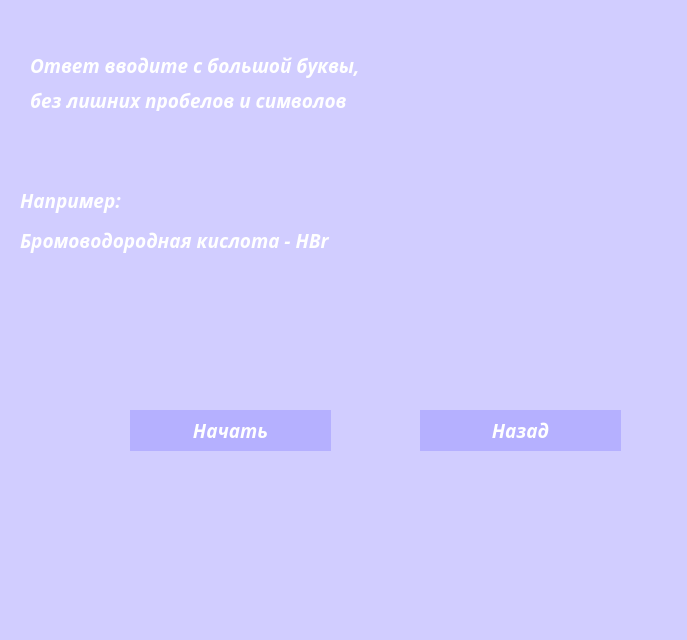
<?xml version="1.0" encoding="UTF-8"?>
<ui version="4.0">
 <class>MainWindow</class>
 <widget class="QMainWindow" name="MainWindow">
  <property name="geometry">
   <rect>
    <x>0</x>
    <y>0</y>
    <width>687</width>
    <height>640</height>
   </rect>
  </property>
  <property name="minimumSize">
   <size>
    <width>684</width>
    <height>640</height>
   </size>
  </property>
  <property name="maximumSize">
   <size>
    <width>687</width>
    <height>640</height>
   </size>
  </property>
  <property name="windowTitle">
   <string>MainWindow</string>
  </property>
  <property name="styleSheet">
   <string notr="true">background-color: rgb(209, 205, 255)</string>
  </property>
  <widget class="QWidget" name="centralwidget">
   <widget class="QPushButton" name="pushButton">
    <property name="geometry">
     <rect>
      <x>130</x>
      <y>410</y>
      <width>201</width>
      <height>41</height>
     </rect>
    </property>
    <property name="font">
     <font>
      <family>Lucida Sans Typewriter</family>
      <pointsize>14</pointsize>
      <weight>75</weight>
      <italic>true</italic>
      <bold>true</bold>
     </font>
    </property>
    <property name="cursor">
     <cursorShape>PointingHandCursor</cursorShape>
    </property>
    <property name="styleSheet">
     <string notr="true">QPushButton{
color:rgb(255, 255, 255);
background-color:rgb(181, 176, 255);
border-radius:30;
}

QPushButton:pressed {
background-color:rgb(163, 78, 194);
}</string>
    </property>
    <property name="text">
     <string>Начать</string>
    </property>
   </widget>
   <widget class="QPushButton" name="pushButton_2">
    <property name="geometry">
     <rect>
      <x>420</x>
      <y>410</y>
      <width>201</width>
      <height>41</height>
     </rect>
    </property>
    <property name="font">
     <font>
      <family>Lucida Sans Typewriter</family>
      <pointsize>14</pointsize>
      <weight>75</weight>
      <italic>true</italic>
      <bold>true</bold>
     </font>
    </property>
    <property name="cursor">
     <cursorShape>PointingHandCursor</cursorShape>
    </property>
    <property name="styleSheet">
     <string notr="true">QPushButton{
color:rgb(255, 255, 255);
background-color:rgb(181, 176, 255);
border-radius:50;
}

QPushButton:pressed {
background-color:rgb(163, 78, 194);
}</string>
    </property>
    <property name="text">
     <string>Назад</string>
    </property>
   </widget>
   <widget class="QLabel" name="label_4">
    <property name="geometry">
     <rect>
      <x>30</x>
      <y>50</y>
      <width>651</width>
      <height>31</height>
     </rect>
    </property>
    <property name="font">
     <font>
      <family>Lucida Sans Typewriter</family>
      <pointsize>14</pointsize>
      <weight>75</weight>
      <italic>true</italic>
      <bold>true</bold>
     </font>
    </property>
    <property name="styleSheet">
     <string notr="true">color:white</string>
    </property>
    <property name="text">
     <string>Ответ вводите с большой буквы,</string>
    </property>
   </widget>
   <widget class="QLabel" name="label_5">
    <property name="geometry">
     <rect>
      <x>20</x>
      <y>180</y>
      <width>541</width>
      <height>41</height>
     </rect>
    </property>
    <property name="font">
     <font>
      <family>Lucida Sans Typewriter</family>
      <pointsize>14</pointsize>
      <weight>75</weight>
      <italic>true</italic>
      <bold>true</bold>
     </font>
    </property>
    <property name="styleSheet">
     <string notr="true">color:white</string>
    </property>
    <property name="text">
     <string>Например:</string>
    </property>
   </widget>
   <widget class="QLabel" name="label_6">
    <property name="geometry">
     <rect>
      <x>20</x>
      <y>220</y>
      <width>541</width>
      <height>41</height>
     </rect>
    </property>
    <property name="font">
     <font>
      <family>Lucida Sans Typewriter</family>
      <pointsize>14</pointsize>
      <weight>75</weight>
      <italic>true</italic>
      <bold>true</bold>
     </font>
    </property>
    <property name="styleSheet">
     <string notr="true">color:white</string>
    </property>
    <property name="text">
     <string>Бромоводородная кислота - HBr</string>
    </property>
   </widget>
   <widget class="QLabel" name="label_7">
    <property name="geometry">
     <rect>
      <x>30</x>
      <y>90</y>
      <width>681</width>
      <height>21</height>
     </rect>
    </property>
    <property name="font">
     <font>
      <family>Lucida Sans Typewriter</family>
      <pointsize>14</pointsize>
      <weight>75</weight>
      <italic>true</italic>
      <bold>true</bold>
     </font>
    </property>
    <property name="styleSheet">
     <string notr="true">color:white</string>
    </property>
    <property name="text">
     <string>без лишних пробелов и символов</string>
    </property>
   </widget>
  </widget>
 </widget>
 <resources/>
 <connections/>
</ui>
